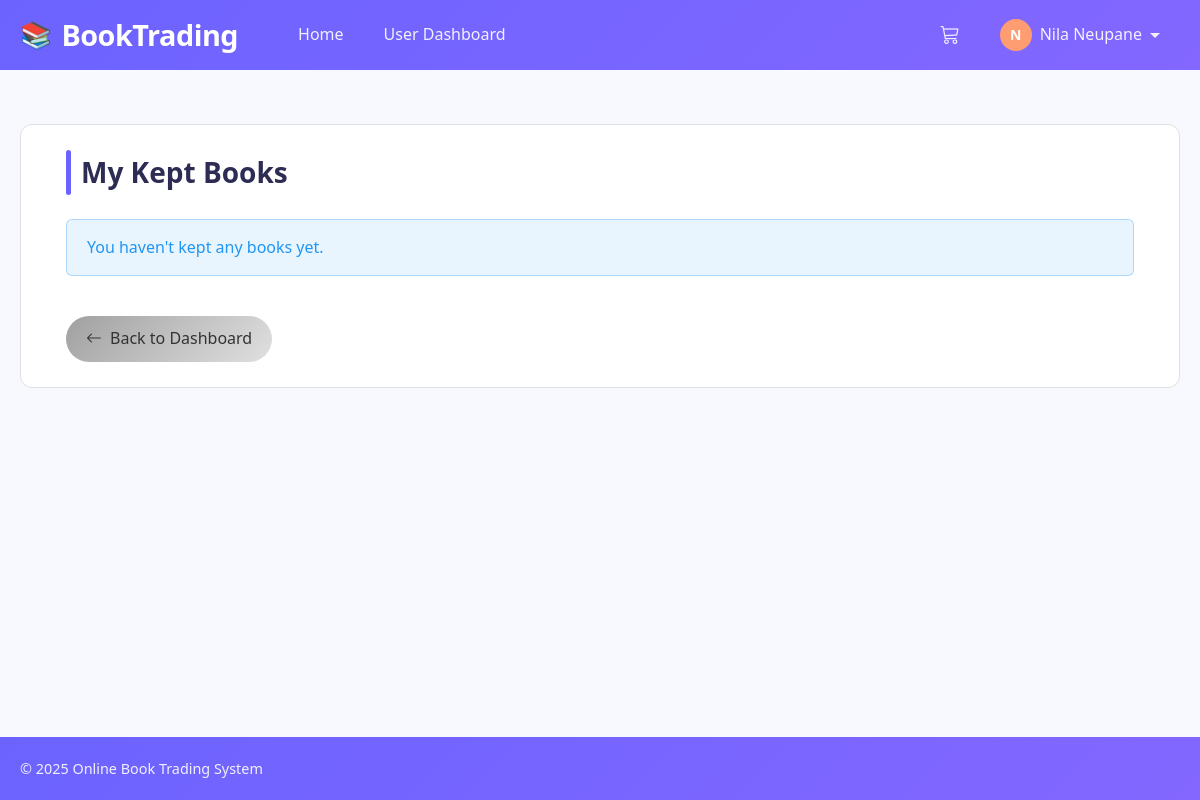
/user/kept_books.php (signed in), run on an earlier commit of the app's database.
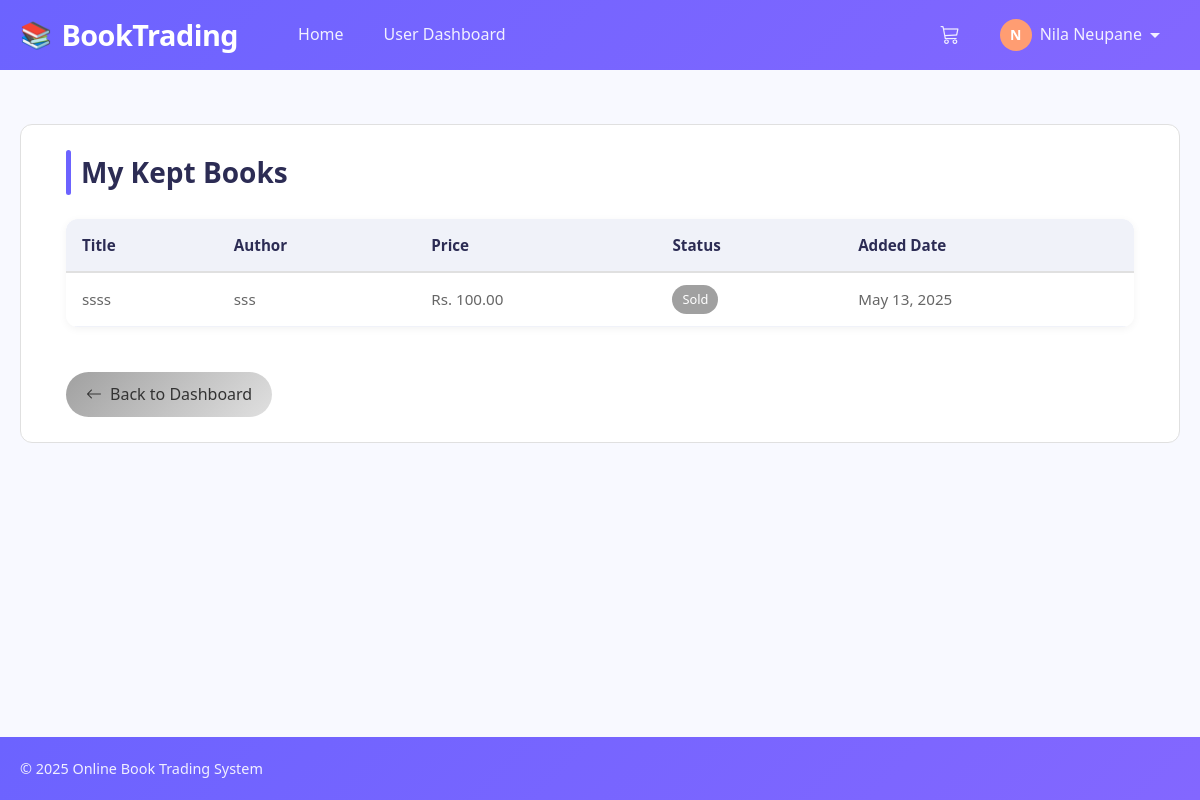
And on a later commit of the database.
### tables this page shows
CREATE TABLE `books` (
  `id` int(11) NOT NULL,
  `title` varchar(255) NOT NULL,
  `author` varchar(255) NOT NULL,
  `description` text DEFAULT NULL,
  `price` decimal(10,2) NOT NULL,
  `image` varchar(255) DEFAULT 'default-book.jpg',
  `status` enum('available','sold','pending') DEFAULT 'available',
  `quantity` int(11) DEFAULT 1,
  `added_by` int(11) DEFAULT NULL,
  `is_old` tinyint(1) DEFAULT 0,
  `created_at` timestamp NOT NULL DEFAULT current_timestamp()
);

### user/kept_books.php (the view, shortened to what this page needs)
<?php
$relativePath = '../';
require_once $relativePath . 'includes/header.php';
$userId = $_SESSION['user_id'];
$query = "SELECT * FROM books WHERE added_by = $userId AND status IN ('available', 'sold')";
$result = mysqli_query($conn, $query);
$keptBooks = [];
while ($row = mysqli_fetch_assoc($result)) {
    $keptBooks[] = $row;
}
?>
<div class="books-container">
    <h2 class="page-title">My Kept Books</h2>
    <?php if (empty($keptBooks)): ?>
        <div class="info-message">You haven't kept any books yet.</div>
    <?php else: ?>
        <div class="table-container">
            <table class="books-table">
                <thead>
                    <tr>
                        <th>Title</th>
                        <th>Author</th>
                        <th>Price</th>
                        <th>Status</th>
                        <th>Added Date</th>
                    </tr>
                </thead>
                <tbody>
                    <?php foreach ($keptBooks as $book): ?>
                        <tr>
                            <td data-label="Title"><?php echo $book['title']; ?></td>
                            <td data-label="Author"><?php echo $book['author']; ?></td>
                            <td data-label="Price">Rs. <?php echo number_format($book['price'], 2); ?></td>
                            <td data-label="Status">
                                <span class="status-indicator status-<?php echo $book['status']; ?>">
                                    <?php echo ucfirst($book['status']); ?>
                                </span>
                            </td>
                            <td data-label="Added Date"><?php echo date('M d, Y', strtotime($book['created_at'])); ?></td>
                        </tr>
                    <?php endforeach; ?>
                </tbody>
            </table>
        </div>
    <?php endif; ?>
    <div>
        <a href="dashboard.php" class="back-link">
            <i class="bi bi-arrow-left"></i> Back to Dashboard
        </a>
    </div>
</div>
<?php require_once $relativePath . 'includes/footer.php'; ?>

What changed in the data, as far as the page shows it:
added books: title "ssss", author "sss", price "100.00", status "Sold", created_at "May 13, 2025"
Also different on the page:
text no longer shown: "You haven't kept any books yet."
text now shown: "Title Author Price Status Added Date"
